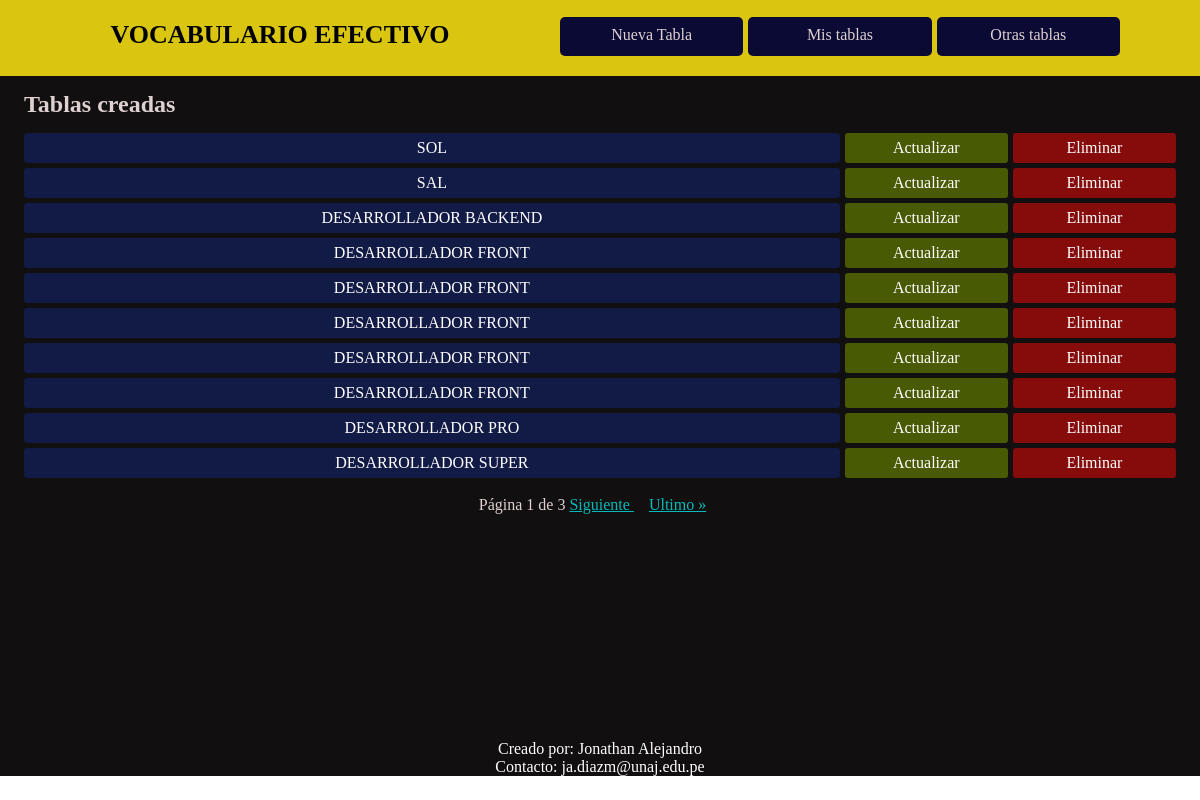
Screenshot of /coleccion-tablas/ (signed in) with the database file from the repository.
### tables/models.py (models this page shows)
class Table(models.Model) :
    id = models.AutoField(primary_key=True)
    user = models.ForeignKey(User, on_delete = models.CASCADE)
    title = models.CharField(max_length = 255)
    link = models.CharField(max_length = 255, null = True, blank = True)
    pdf_doc = models.FileField(null = True, blank = True, upload_to='pdf')

### tables/views.py (the view)
# urls.py: path('coleccion-tablas/', login_required(views.TableCollectionView.as_view()), name = 'table_collection'),
class TableCollectionView(ListView) :
    template_name = 'table_collection/table_collection.html'
    context_object_name = 'tables'
    paginate_by = 10
    def get_queryset(self, *args, **kwargs) :
        return Table.objects.filter(user_id = self.request.user.id)

### tables/templates/table_collection/table_collection.html
{% extends 'layouts/layout.html' %}
{% block main_content %}
    <h2 class="description-tables">Tablas creadas</h2>
    <ul class="table-collection">
        {% for table in tables %}
            <li>
                <div class="option-table check"><a href="{% url 'tables_app:word_list' table_id=table.id  title=table.title %}" >{{table.title|upper}}</a></div>
                <div class="option-table update"><a href="{% url 'tables_app:updatetable' pk=table.id %}">Actualizar</a></div>
                <div class="option-table delete"><a href="{% url 'tables_app:removetable' pk=table.id %}">Eliminar</a></div>
            </li>
        {% endfor %}
    </ul>
    {% include 'includes/pagination.html' %}
{% endblock %}

### mainapp/static/css/styles.css (style rules this page uses)
* { margin: 0; padding: 0; }

### tables/static/css/styles-app-tables.css (style rules this page uses)
h2.description-tables { margin-top: 15px; }
ul.table-collection { margin-top: 15px; }
ul.table-collection li { height: 30px; line-height: 30px; text-align: center; border-radius: 5px; list-style: none; margin-bottom: 5px; display: grid; grid-template-columns: 5fr 1fr 1fr; grid-gap: 5px; }
ul.table-collection li a { color: white; text-decoration: none; }
div.option-table { border-radius: 3px; }
div.check { background-color: #121b46; }
div.update { background-color: #495a04; }
div.delete { background-color: #860b0b; }
div.check a, div.update a, div.delete a { cursor: pointer; display: block; text-decoration: none; }

### rows the page displays
Table: title "SOL"
Table: title "SAL"
Table: title "DESARROLLADOR BACKEND"
Table: title "DESARROLLADOR FRONT"
Table: title "DESARROLLADOR FRONT"
Table: title "DESARROLLADOR FRONT"
Table: title "DESARROLLADOR FRONT"
Table: title "DESARROLLADOR FRONT"
Table: title "DESARROLLADOR PRO"
Table: title "DESARROLLADOR SUPER"

### other values shown
{{ page_obj.number }} "1"
{{ page_obj.paginator.num_pages }} "3"
